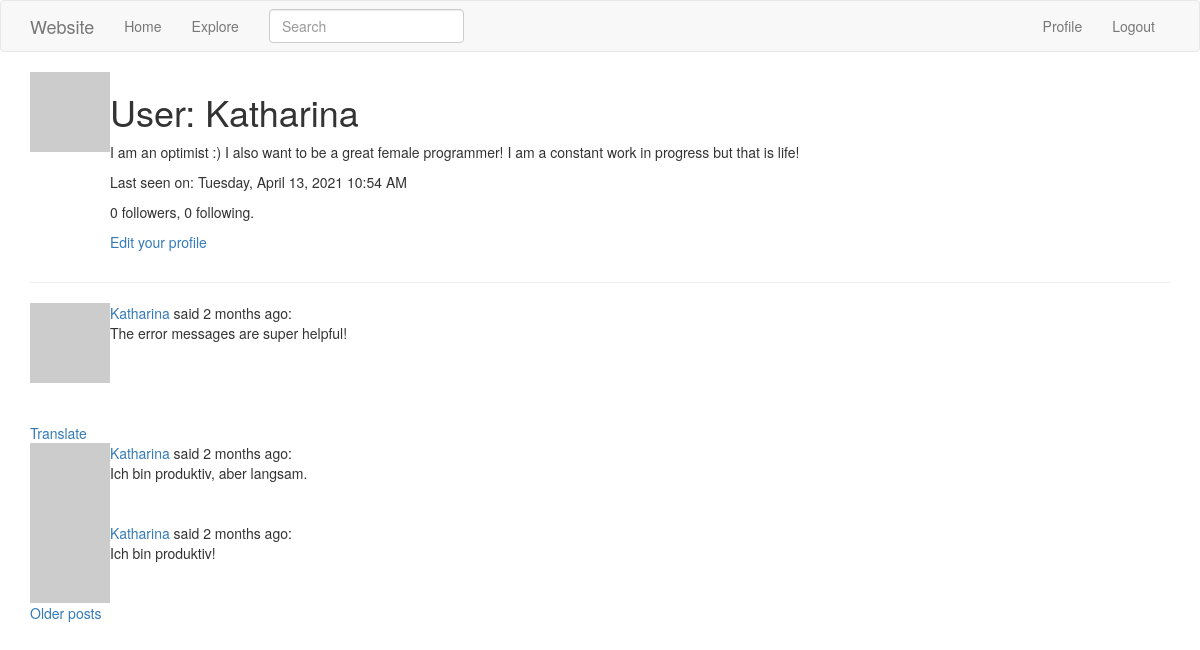
The app's page /user/Katharina (signed in), older data.
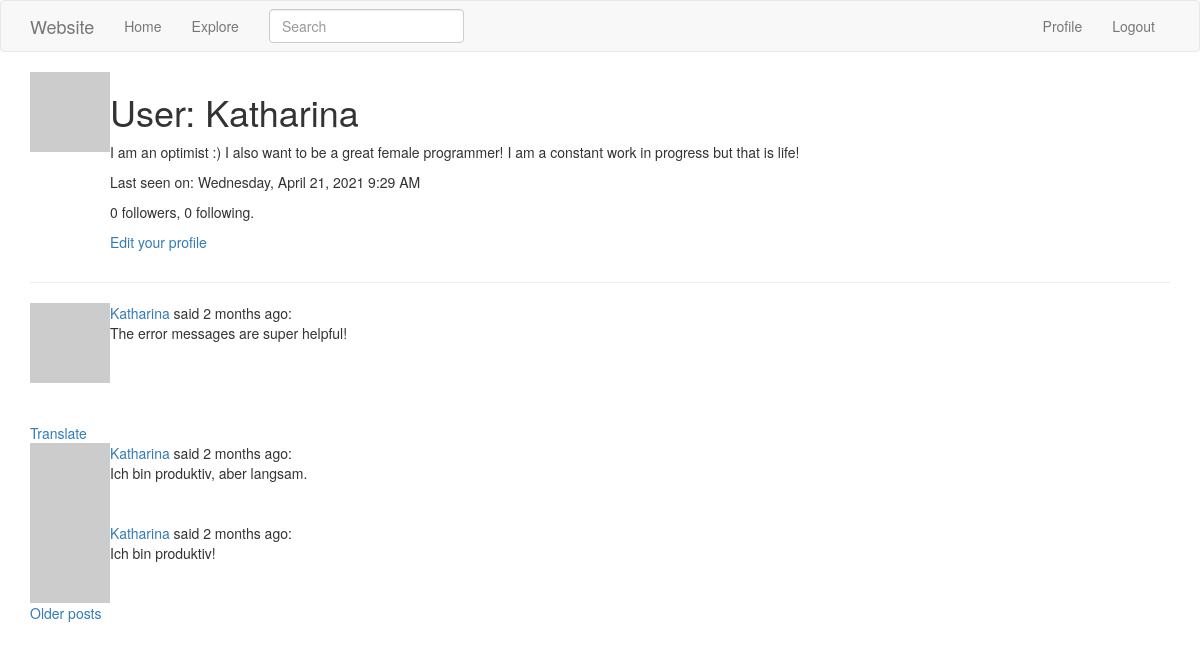
The same page, newer data.
### app/models.py (models this page shows, shortened)
class User(UserMixin, db.Model):
    id = db.Column(db.Integer, primary_key=True)
    username = db.Column(db.String(64), index=True, unique=True)
    email = db.Column(db.String(120), index=True, unique=True)
    password_hash = db.Column(db.String(128))
    posts = db.relationship('Post', backref='author', lazy='dynamic')
    about_me = db.Column(db.String(140))
    last_seen = db.Column(db.DateTime, default=datetime.utcnow)
    followed = db.relationship(
        'User', secondary=followers,
        primaryjoin=(followers.c.follower_id == id),
        secondaryjoin=(followers.c.followed_id == id),
        backref=db.backref('followers', lazy='dynamic'), lazy='dynamic')
    def avatar(self, size):
        digest = md5(self.email.lower().encode('utf-8')).hexdigest()
        return 'https://www.gravatar.com/avatar/{}?d=identicon&s={}'.format(
            digest, size)

class SearchableMixin(object):
    @classmethod
    def before_commit(cls, session):
        session._changes = {
            'add': list(session.new),
            'update': list(session.dirty),
            'delete': list(session.deleted)
        }
    @classmethod
    def after_commit(cls, session):
        for obj in session._changes['add']:
            if isinstance(obj, SearchableMixin):
                add_to_index(obj.__tablename__, obj)
        for obj in session._changes['update']:
            if isinstance(obj, SearchableMixin):
                add_to_index(obj.__tablename__, obj)
        for obj in session._changes['delete']:
            if isinstance(obj, SearchableMixin):
                remove_from_index(obj.__tablename__, obj)
        session._changes = None

class Post(SearchableMixin,db.Model):
    id = db.Column(db.Integer, primary_key=True)
    body = db.Column(db.String(140))
    __searchable__ = ['body']
    timestamp = db.Column(db.DateTime, index=True, default=datetime.utcnow)
    user_id = db.Column(db.Integer, db.ForeignKey('user.id'))
    language = db.Column(db.String(5))

### app/main/routes.py (the view)
@bp.route('/user/<username>')
@login_required
def user(username):
    user = User.query.filter_by(username=username).first_or_404()
    page = request.args.get('page', 1, type=int)
    posts = user.posts.order_by(Post.timestamp.desc()).paginate(
        page, current_app.config['POSTS_PER_PAGE'], False)
    next_url = url_for('main.user', username=user.username, page=posts.next_num) \
        if posts.has_next else None
    prev_url = url_for('main.user', username=user.username, page=posts.prev_num) \
        if posts.has_prev else None
    form = EmptyForm()
    return render_template('user.html', user=user, posts=posts.items,
                           next_url=next_url, prev_url=prev_url, form=form)

### app/main/forms.py
class SearchForm(FlaskForm):
    q = StringField(_l('Search'), validators=[DataRequired()])
    def __init__(self, *args, **kwargs):
        if 'formdata' not in kwargs:
            kwargs['formdata'] = request.args
        if 'csrf_enabled' not in kwargs:
            kwargs['csrf_enabled'] = False
        super(SearchForm, self).__init__(*args, **kwargs)

class EmptyForm(FlaskForm):
    submit = SubmitField('Submit')

### app/main/routes.py (called while the page is built)
@bp.before_app_request
def before_request():
    if current_user.is_authenticated:
        current_user.last_seen = datetime.utcnow()
        db.session.commit()
        g.search_form = SearchForm()
    g.locale = str(get_locale())

@bp.before_request
def before_request():
    g.locale = str(get_locale())

@bp.before_request
def before_request():
    if current_user.is_authenticated:
        current_user.last_seen = datetime.utcnow()
        db.session.commit()

### app/models.py (called while the page is built)
@login.user_loader
def load_user(id):
    return User.query.get(int(id))

### app/main/templates/user.html (shortened to what this page needs)
<!DOCTYPE html>
<html>
<body>
{% extends "base.html" %}
{% block app_content %}
       <table>
        <tr valign="top">
            <td><img src="{{ user.avatar(128) }}"></td>
            <td>
                <h1>User: {{ user.username }}</h1>
        {% if user.about_me %}<p>{{ user.about_me }}</p>{% endif %}
         {% if user.last_seen %}
                <p>Last seen on: {{ moment(user.last_seen).format('LLLL') }}</p>
                {% endif %}
        <p>{{ user.followers.count() }} followers, {{ user.followed.count() }} following.</p>
        {% if user == current_user %}
        <p><a href="{{ url_for('main.edit_profile') }}">Edit your profile</a></p>
        {% endif %}
            </td>
        </tr>
    </table>
    <hr>
    {% for post in posts %}
      {% include '_post.html' %}
    {% endfor %}
    {% if next_url %}
    <a href="{{ next_url }}">Older posts</a>
    {% endif %}
{% endblock %}

### app/main/templates/base.html (shortened to what this page needs)
{% extends 'bootstrap/base.html' %}
{% block navbar %}
    <nav class="navbar navbar-default">
        <div class="container">
            <div class="navbar-header">
                <a class="navbar-brand" href="{{ url_for('main.home') }}">Website</a>
            </div>
            <div class="collapse navbar-collapse" id="bs-example-navbar-collapse-1">
                <ul class="nav navbar-nav">
                    <li><a href="{{ url_for('main.home') }}">Home</a></li>
                    <li><a href="{{ url_for('main.explore') }}">Explore</a></li>
                </ul>
                 {% if g.search_form %}
                <form class="navbar-form navbar-left" method="get"
                        action="{{ url_for('main.search') }}">
                    <div class="form-group">
                        {{ g.search_form.q(size=20, class='form-control',
                            placeholder=g.search_form.q.label.text) }}
                    </div>
                </form>
                {% endif %}
                <ul class="nav navbar-nav navbar-right">
                    {% if current_user.is_anonymous %}
                    <li><a href="{{ url_for('auth.login') }}">Login</a></li>
                    {% else %}
                    <li><a href="{{ url_for('main.user', username=current_user.username) }}">Profile</a></li>
                    <li><a href="{{ url_for('auth.logout') }}">Logout</a></li>
                    {% endif %}
                </ul>
            </div>
        </div>
    </nav>
{% endblock %}
{% block content %}
    <div class="container">
        {% block app_content %}{% endblock %}
    </div>
{% endblock %}

### app/main/templates/_post.html
        <table>
        <tr valign="top">
            <td><img src="{{ post.author.avatar(36) }}"></td>
            <td>
                <a href="{{ url_for('main.user', username=post.author.username) }}">
                    {{ post.author.username }}
                </a>
                said {{ moment(post.timestamp).fromNow() }}:
                <br>
                <span id="post{{ post.id }}">{{ post.body }}</span>
            </td>
                 {% if post.language and post.language != g.locale %}
                <br><br>
                <span id="translation{{ post.id }}">
                    <a href="javascript:translate(
                                '#post{{ post.id }}',
                                '#translation{{ post.id }}',
                                '{{ post.language }}',
                                '{{ g.locale }}');">{{ _('Translate') }}</a>
                </span>
                {% endif %}
        </tr>
    </table>

Row changes from the older to the newer data that the page shows:
changed User "Katharina": last_seen "Tuesday, April 13, 2021 10:54 AM" → "Wednesday, April 21, 2021 9:29 AM"
